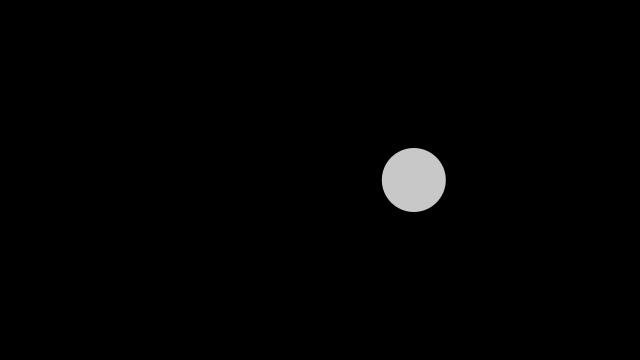
Frame 1 (no input)
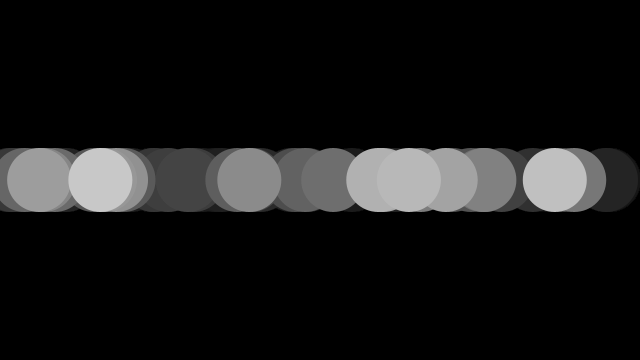
Frame 60 (the mouse pressed at the canvas centre just before this capture)
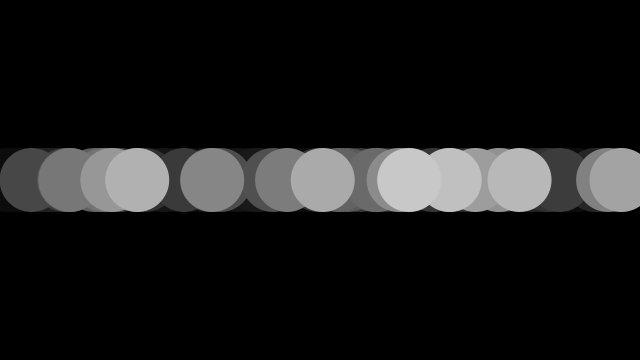
Frame 120 (the mouse held since frame 60 and released just before this capture)

The Processing sketch that drew these frames (run headless with seeded random() and noise(); from frame 60 on, the mouse is pressed at the canvas centre):

// Processing sketch: Noise1D
// ── Noise1D.pde
/**
 * Noise1D. 
 * 
 * Using 1D Perlin Noise to assign location. 
 */

float xoff = 0.0;

void setup() {
    size(640, 360);
    background(0);
    noStroke();
}

void draw() {
    fill(0, 10);
    rect(0, 0, width, height);

    float n = random(0, width); 

    //    float n = noise();

    // xoff = 0;

    fill(200);
    ellipse(n, height/2, 64, 64);
}
